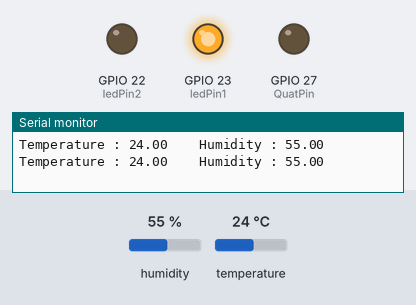
A sketch run on a simulated ESP32. On the bench: output pins drawn as LEDs (lit = HIGH), the last lines printed to the serial monitor. The test bench sets the inputs (shaded band); at power-on: humidity 55 %, temperature 24 °C. WiFi joins after 1.5 s; servers stay silent unless stated.

Above: at 3.0 s.
3.1 s: humidity set to 78 %
5.5 s: humidity set to 81 %
At 7.5 s:
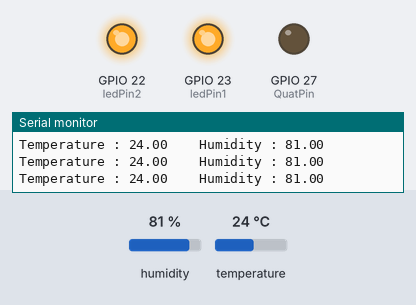
7.8 s: temperature set to 20.3 °C
9.5 s: temperature set to 19.5 °C
At 11.5 s:
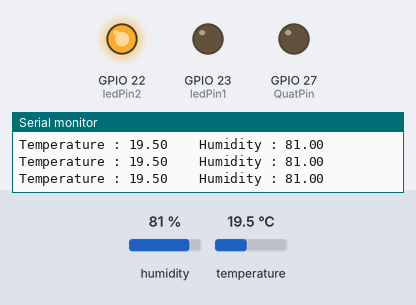
11.8 s: humidity set to 22 %
At 13.5 s:
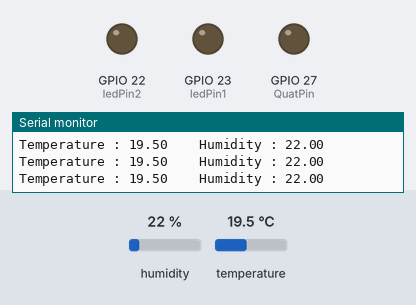
13.8 s: humidity set to 88 %
At 15.7 s:
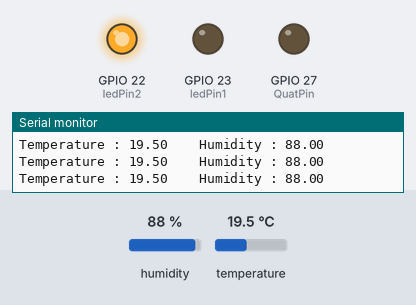
Timing chart, 0 to 16.8 s (numbered marks = the images above; inputs shaded):
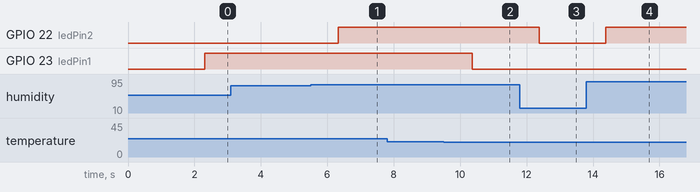

The sketch:

IOT_D19_Nh_m_07_T__05.ino
```cpp
//Template ID Blynk

#define BLYNK_TEMPLATE_ID "TMPLPzTE49aT"
#define BLYNK_DEVICE_NAME "nhietdodoamIoT"
#define BLYNK_AUTH_TOKEN "aCMqViDavV9uvlvrQTLxlmo3egQU9FNF"

// Các thư viện wifi, blynk,dht
#define BLYNK_PRINT Serial
#include <WiFi.h>
//#include <ESP8266WiFi.h>
#include <BlynkSimpleEsp32.h>

#include <DHT.h>
// cac biển liên quan đến chân gpio, switch
int pinValue1 = 0;
int pinValue2 = 0;
int pinValue3 = 0;
char auth[] = BLYNK_AUTH_TOKEN;

char ssid[] = "TP-Link_1586";  // name wifi
char pass[] = "khongcomatkhau";  // pass word wifi

BlynkTimer timer;


#define DHTPIN 4 //Connect to DHT22
#define DHTTYPE DHT22
#define ledPin1 23  //Connect to Led1 - cảnh báo cháy
#define ledPin2 22 // Connect to Led2 - điều khiển bật tắt led
#define QuatPin 27 // connect to quat - điều khiển bật tắt quạt
DHT dht(DHTPIN, DHTTYPE);


void canh_bao_chay(float t){
  //set led1 on neu >=70
  if(t>=20.00  ){
    Blynk.virtualWrite(V2, 1);
    digitalWrite(ledPin1, HIGH);
  }
  //set led1 on neu <=70
  else{
    Blynk.virtualWrite(V2, 0);
    digitalWrite(ledPin1, LOW);
  }
}
// chế độ tự động
void td_bat_tat_den(float h){
  // tự động bật đèn led1 khi dộ ẩm >=80%
  if(h>=80.00){
    Blynk.virtualWrite(V3, 1);
    digitalWrite(ledPin2, HIGH);
  }
  //tự động tắt led1 khi độ ẩm dưới 80%
  else{
    Blynk.virtualWrite(V3, 0);
    digitalWrite(ledPin2, LOW);
  }
}

void td_bat_tat_quat(float t){
  // tự động bật quạt nếu 25<=t<=40
  if(t>=50.00 && t<=90.00){
   Blynk.virtualWrite(V4, 1);
    digitalWrite(QuatPin, HIGH);
  }
   // tự động tắt đền nếu nằm ngoài khoảng nhiệt dộ trên
  else{
   Blynk.virtualWrite(V4, 0);
    digitalWrite(QuatPin, LOW);
  }
}


//che de dieu khien
void bat_tat_den(int pinValue1){
  // Switch LED1  On
  if(pinValue1 == 1  ){
    Blynk.virtualWrite(V3, 1);
    digitalWrite(ledPin2, HIGH);
  }
    // Switch LED1 OFF
  else{
    Blynk.virtualWrite(V3, 0);
    digitalWrite(ledPin2, LOW);
  }
}

void bat_tat_quat(int pinValue2){
    // Switch  QUat On
  if(pinValue2 == 1  ){
   Blynk.virtualWrite(V4, 1);
    digitalWrite(QuatPin, HIGH);
  }
   // Switch QUạt Off
  else{
   Blynk.virtualWrite(V4, 0);
    digitalWrite(QuatPin, LOW);
  }
}

	// hàm setuo
void setup()
{

  Serial.begin(115200);// đọc Serial monitor ở tốc độ 115200
  pinMode(DHTPIN, INPUT);
//set PinMode cho các đầu ra
  pinMode(ledPin1, OUTPUT);
  pinMode(ledPin2, OUTPUT);
  pinMode(QuatPin, OUTPUT);
// Đặt các đầu ra ở chế độ LOW - OFF
  digitalWrite(ledPin1, LOW);
  digitalWrite(ledPin2, LOW);
  digitalWrite(QuatPin, LOW);
  // Kết nối tới Blynk
  Blynk.begin(auth, ssid, pass);
  dht.begin();
  timer.setInterval(100L, sendSensor);

  }
// đọc dữ liệu dưới dạng int từ V3 - Switch Led2 control
BLYNK_WRITE(V3){
  pinValue1 = param.asInt();
}
// đọc dữ liệu dưới dạng int từ V4 - Switch  Fan control
BLYNK_WRITE(V4){
  pinValue2 = param.asInt();
}
// đọc dữ liệu dưới dạng int từ V5 - Switch MODE control
BLYNK_WRITE(V5){
  pinValue3 = param.asInt();
}

void sendSensor()
{
  float h = dht.readHumidity();// đọc giá trị độ ẩm từ cảm biến
  float t = dht.readTemperature(); // đọc giá trị nhiệt độ từ cảm biến
  //ktra xem co nhan nhiet do or đo am khong
  if (isnan(h) || isnan(t)) {
    Serial.println("Failed to read from DHT sensor!");
    return;
  }


  // Ghi kết quả Nhiệt độ, Độ ẩm lên 2 biến V0,V1 lên Blynk
    Blynk.virtualWrite(V0, t);
    Blynk.virtualWrite(V1, h);
    // Ghi kết quả Nhiệt độ, Độ ẩm lên 2 biến V0,V1 lên Serial monitor
    Serial.print("Temperature : ");
    Serial.print(t);
    Serial.print("    Humidity : ");
    Serial.println(h);

    // che do tu dong
    canh_bao_chay(t);
    if(pinValue3 == 0){
        td_bat_tat_den(h);
        td_bat_tat_quat(t);
    }
    // che do dieu khien
    else{
      bat_tat_den(pinValue1);
      bat_tat_quat(pinValue2);
    }
}
void loop()
{
  Blynk.run();
  timer.run();
  delay(500);
 }


 
```

Measured:
- the behaviour switches between 79 and 80 % on humidity (found by bisection; images 0 and 1)
- the behaviour switches between 20 and 19.9 °C on temperature (found by bisection; images 1 and 2)
- after the input at 5.5 s, GPIO 22 (ledPin2): LOW → HIGH after 0.84 s
- after the input at 9.5 s, GPIO 23 (ledPin1): HIGH → LOW after 0.86 s
- after the input at 11.8 s, GPIO 22 (ledPin2): HIGH → LOW after 0.58 s
- after the input at 13.8 s, GPIO 22 (ledPin2): LOW → HIGH after 0.59 s
